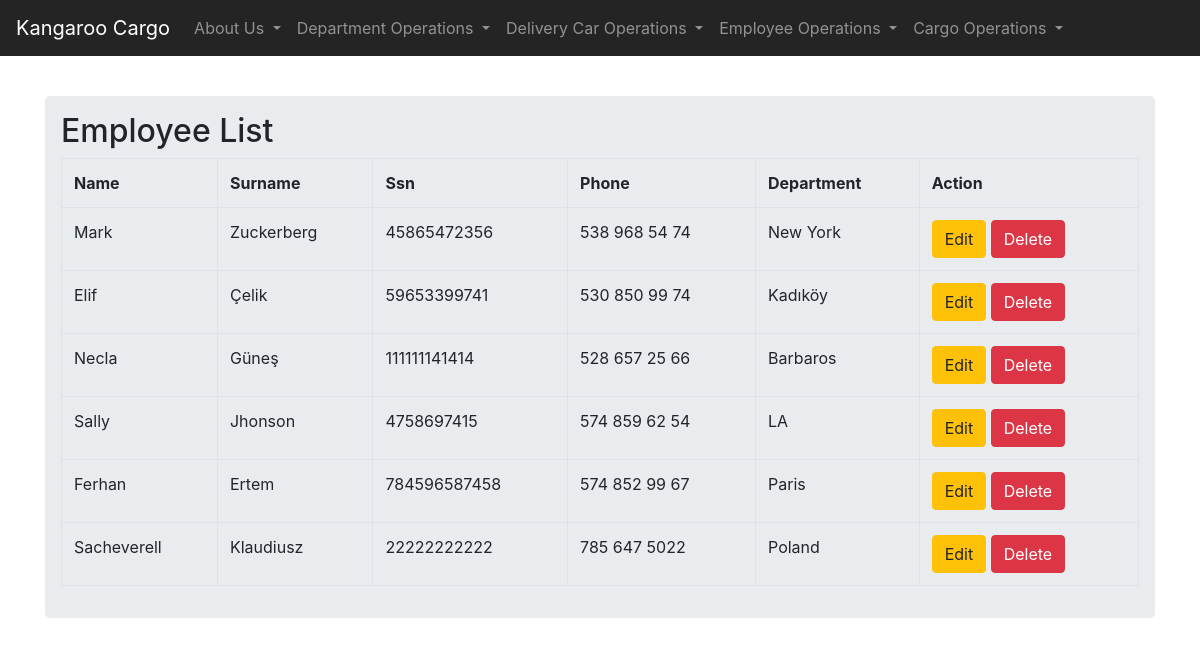
The app's page /employee/all with its own data.
### models.py (models this page shows, shortened)
class Employee(db.Model):
    name = db.Column(db.String(20),nullable=False)
    surname = db.Column(db.String(20),nullable=False)
    ssn = db.Column(db.String(11), primary_key=True)
    phone = db.Column(db.String(10), unique=True)
    employee_department = db.Column(db.Integer, db.ForeignKey('department.dep_num'))

### cargo.py (the view)
@app.route('/employee/all')
def allemployees():
    all_emp = Employee.query.all()
    return render_template('allemployees.html',employees = all_emp)

### templates/allemployees.html (shortened to what this page needs)
{% extends "base.html" %}
{% block content %}
{% from "formhelpers.html" import render_field %}
<div class="container">
    <div class="row">
      <div class="col-md-12">
        <div class="jumbotron p-3" >
          <h2>Employee List</h2>
          <table class="table table-bordered table-hover ">
              <tr>
                <th>Name</th>
                <th>Surname</th>
                <th>Ssn</th>
                <th>Phone</th>
                <th>Department</th>
                <th>Action</th>
              </tr>
              {% for row in employees %}
              <tr>
                <td>{{ row.name  }}</td>
                <td>{{ row.surname }}</td>
                <td>{{ row.ssn }}</td>
                <td>{{ row.phone }}</td>
                <td>{{ row.employee_department }}</td>
                <td>
                  <a href="/employee/update/{{ row.ssn }}" class="btn btn-warning btn-xs" data-toggle="modal" data-target="#modaledit{{ row.ssn }}">Edit</a>
                  <a href="/employee/delete/{{ row.ssn }}" class="btn btn-danger btn-xs" onclick="return confirm('Are you sure to delete?') ">Delete</a>
                </td>
              </tr>
              <div id="modaledit{{ row.ssn }}" class="modal fade" role="dialog">
             {% endfor %}
            </table>
        </div>
      </div>
    </div>
</div>
{% endblock %}

### templates/base.html (shortened to what this page needs)
<!DOCTYPE html>
<html lang="en">
<head>
    <link rel="stylesheet" href="https://maxcdn.bootstrapcdn.com/bootstrap/4.0.0/css/bootstrap.min.css">
</head>
<body>
    <nav class="navbar navbar-expand-lg sticky-top navbar-fixed-top navbar-dark" style=" background-color: #242424;">
        <a class="navbar-brand" href="/">  Kangaroo Cargo
        </a>
        <div class="collapse navbar-collapse" id="navbarNavAltMarkup">
          <div class="navbar-nav">
            <li class="nav-item dropdown">
                <a class="nav-link dropdown-toggle" href="/about" id="navbarDropdown" role="button" data-toggle="dropdown" aria-haspopup="true" aria-expanded="false">
                  About Us
                </a>
              </li>
              <li class="nav-item dropdown">
                <a class="nav-link dropdown-toggle" href="/departments" id="navbarDropdown" role="button" data-toggle="dropdown" aria-haspopup="true" aria-expanded="false">
                  Department Operations
                </a>
              </li>
              <li class="nav-item dropdown">
                <a class="nav-link dropdown-toggle" href="/delivery" id="navbarDropdown" role="button" data-toggle="dropdown" aria-haspopup="true" aria-expanded="false">
                  Delivery Car Operations
                </a>
              </li>
              <li class="nav-item dropdown">
                <a class="nav-link dropdown-toggle" href="/employee" id="navbarDropdown" role="button" data-toggle="dropdown" aria-haspopup="true" aria-expanded="false">
                  Employee Operations
                </a>
              </li>
              <li class="nav-item dropdown">
                <a class="nav-link dropdown-toggle" href="/cargos" id="navbarDropdown" role="button" data-toggle="dropdown" aria-haspopup="true" aria-expanded="false">
                  Cargo Operations
                </a>
              </li>
          </div>
        </div>
      </nav>
        {% block content %}
        {% endblock %}
</body>
</html>

### records on screen
Employee: name "Mark", surname "Zuckerberg", ssn "45865472356", phone "538 968 54 74", employee_department "New York"
Employee: name "Elif", surname "Çelik", ssn "59653399741", phone "530 850 99 74", employee_department "Kadıköy"
Employee: name "Necla", surname "Güneş", ssn "111111141414", phone "528 657 25 66", employee_department "Barbaros"
Employee: name "Sally", surname "Jhonson", ssn "4758697415", phone "574 859 62 54", employee_department "LA"
Employee: name "Ferhan", surname "Ertem", ssn "784596587458", phone "574 852 99 67", employee_department "Paris"
Employee: name "Sacheverell", surname "Klaudiusz", ssn "22222222222", phone "785 647 5022", employee_department "Poland"
